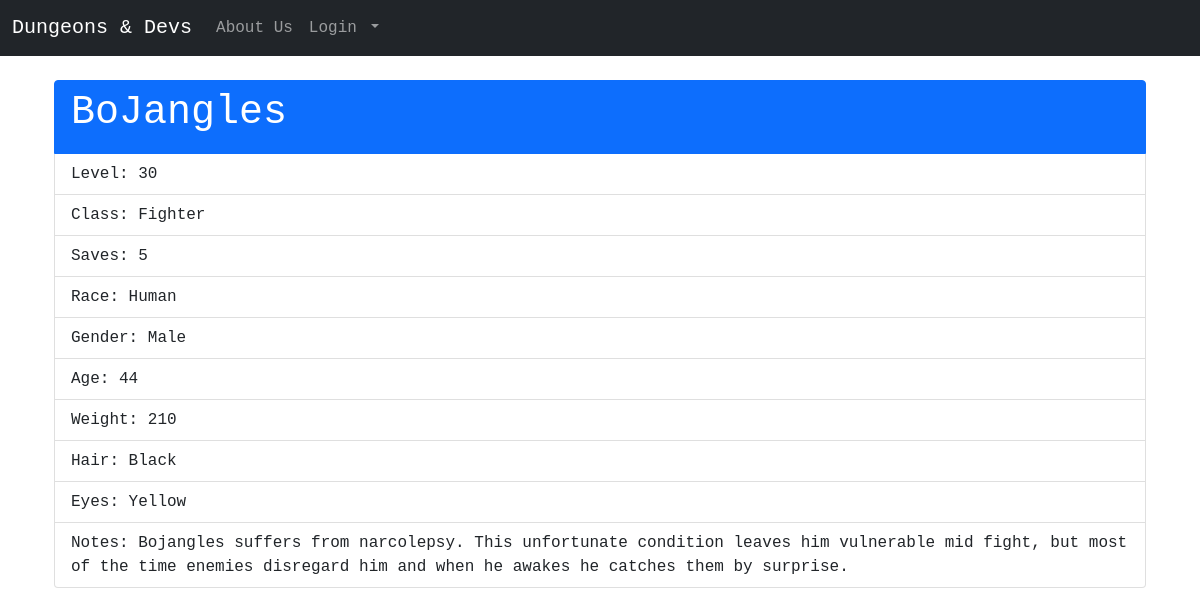
Page /6 on the committed database.
### dungeons_and_devs/models.py (models this page shows, shortened)
class Character(db.Model):#establishing TABLE DESIGN
    users = db.relationship(User)
    id = db.Column(db.Integer,primary_key=True)
    user_id = db.Column(db.Integer,db.ForeignKey('users.id'),nullable=False)#CONNECTS CHARACTER TO USER!!!!!!!
    name = db.Column(db.String(64),index=True,nullable=False)
    race = db.Column(db.String(64),index=True,nullable=False)
    gender = db.Column(db.String(25),index=True)
    level = db.Column(db.Integer,index=True)
    class_ = db.Column(db.String(25),index=True)
    age = db.Column(db.Integer,index=True)
    weight = db.Column(db.Integer,index=True)
    hair = db.Column(db.String(25),index=True)
    eyes = db.Column(db.String(25),index=True)
    saves = db.Column(db.Integer,index=True)
    notes = db.Column(db.String(255),index=True)

### dungeons_and_devs/users/views.py (the view)
@users.route("/<username>")
def user_characters(username):
    page = request.args.get('page', 1, type=int) #each pg refers to 1 character(this allows users to cycle through each character individually)
    user = User.query.filter_by(username=username).first_or_404()
    characters = Character.query.filter_by(owner=user).order_by(Character.name.asc()).paginate(page=page, per_page=5)#lists characters in ascneding order by name
    return render_template('user_characters.html', characters=characters, user=user)

### dungeons_and_devs/posts/views.py (called while the page is built)
@characters.route('/<int:character_id>')
def character(character_id):
    character = Character.query.get_or_404(character_id)
    return render_template('character.html',name=character.name,
                                           level=character.level,
                                           class_=character.class_,
                                           saves=character.saves,
                                           race=character.race,
                                           gender=character.gender,
                                           age=character.age,
                                           weight=character.weight,
                                           hair=character.hair,
                                           eyes=character.eyes,
                                           notes=character.notes)

### dungeons_and_devs/templates/character.html
{% extends "base.html" %}
{% block content %}
<br>
<div class="jumbotron container font-monospace">
  <ul class="list-group">
  <li class="list-group-item active" aria-current="true"><h1>{{name}}</h1></li>
  <li class="list-group-item">Level: {{level}}</li>
  <li class="list-group-item">Class: {{class_}}</li>
  <li class="list-group-item">Saves: {{saves}}</li>
  <li class="list-group-item">Race: {{race}}</li>
  <li class="list-group-item">Gender: {{gender}}</li>
  <li class="list-group-item">Age: {{age}}</li>
  <li class="list-group-item">Weight: {{weight}}</li>
  <li class="list-group-item">Hair: {{hair}}</li>
  <li class="list-group-item">Eyes: {{eyes}}</li>
  <li class="list-group-item">Notes: {{notes}}</li>
  </ul>
</div>
{% endblock %}

### dungeons_and_devs/templates/style.css (style rules this page uses)
body { background-color: rgb(191, 214, 255); }

### rows in the picture
Character: name "BoJangles", class_ "Fighter", race "Human", gender "Male", hair "Black", eyes "Yellow", notes "Bojangles suffers from narcolepsy. This unfortunate condition leaves him vulnerable mid fight, but most of the time enemies disregard him and when he awakes he catches them by surprise."

### other values in the picture
{{ level }} "30"
{{ saves }} "5"
{{ age }} "44"
{{ weight }} "210"
